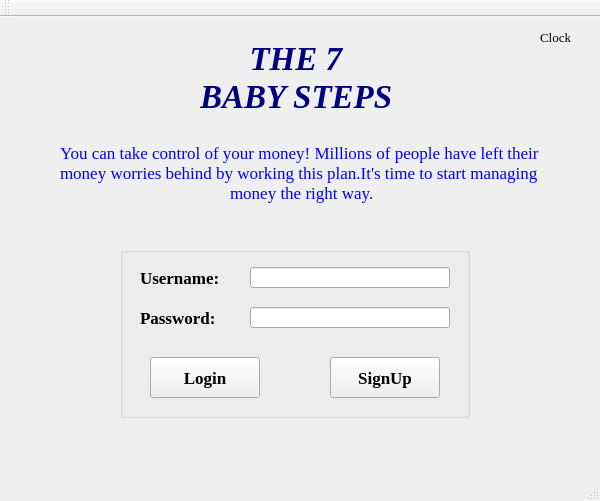
<?xml version="1.0" encoding="UTF-8"?>
<ui version="4.0">
 <class>BabyStepsClass</class>
 <widget class="QMainWindow" name="BabyStepsClass">
  <property name="geometry">
   <rect>
    <x>0</x>
    <y>0</y>
    <width>600</width>
    <height>501</height>
   </rect>
  </property>
  <property name="palette">
   <palette>
    <active>
     <colorrole role="WindowText">
      <brush brushstyle="SolidPattern">
       <color alpha="255">
        <red>85</red>
        <green>0</green>
        <blue>0</blue>
       </color>
      </brush>
     </colorrole>
    </active>
    <inactive>
     <colorrole role="WindowText">
      <brush brushstyle="SolidPattern">
       <color alpha="255">
        <red>85</red>
        <green>0</green>
        <blue>0</blue>
       </color>
      </brush>
     </colorrole>
    </inactive>
    <disabled>
     <colorrole role="WindowText">
      <brush brushstyle="SolidPattern">
       <color alpha="255">
        <red>0</red>
        <green>0</green>
        <blue>0</blue>
       </color>
      </brush>
     </colorrole>
    </disabled>
   </palette>
  </property>
  <property name="font">
   <font>
    <family>Times New Roman</family>
    <pointsize>9</pointsize>
   </font>
  </property>
  <property name="windowTitle">
   <string>BabySteps</string>
  </property>
  <property name="autoFillBackground">
   <bool>false</bool>
  </property>
  <widget class="QWidget" name="centralWidget">
   <widget class="QLabel" name="title">
    <property name="geometry">
     <rect>
      <x>200</x>
      <y>20</y>
      <width>201</width>
      <height>81</height>
     </rect>
    </property>
    <property name="palette">
     <palette>
      <active>
       <colorrole role="WindowText">
        <brush brushstyle="SolidPattern">
         <color alpha="255">
          <red>0</red>
          <green>0</green>
          <blue>127</blue>
         </color>
        </brush>
       </colorrole>
      </active>
      <inactive>
       <colorrole role="WindowText">
        <brush brushstyle="SolidPattern">
         <color alpha="255">
          <red>0</red>
          <green>0</green>
          <blue>127</blue>
         </color>
        </brush>
       </colorrole>
      </inactive>
      <disabled>
       <colorrole role="WindowText">
        <brush brushstyle="SolidPattern">
         <color alpha="255">
          <red>0</red>
          <green>0</green>
          <blue>0</blue>
         </color>
        </brush>
       </colorrole>
      </disabled>
     </palette>
    </property>
    <property name="font">
     <font>
      <family>Times New Roman</family>
      <pointsize>25</pointsize>
      <italic>true</italic>
      <bold>true</bold>
      <underline>false</underline>
      <strikeout>false</strikeout>
      <kerning>true</kerning>
     </font>
    </property>
    <property name="text">
     <string>      THE 7
BABY STEPS</string>
    </property>
   </widget>
   <widget class="QLabel" name="description">
    <property name="geometry">
     <rect>
      <x>60</x>
      <y>110</y>
      <width>491</width>
      <height>91</height>
     </rect>
    </property>
    <property name="palette">
     <palette>
      <active>
       <colorrole role="WindowText">
        <brush brushstyle="SolidPattern">
         <color alpha="255">
          <red>0</red>
          <green>0</green>
          <blue>255</blue>
         </color>
        </brush>
       </colorrole>
      </active>
      <inactive>
       <colorrole role="WindowText">
        <brush brushstyle="SolidPattern">
         <color alpha="255">
          <red>0</red>
          <green>0</green>
          <blue>255</blue>
         </color>
        </brush>
       </colorrole>
      </inactive>
      <disabled>
       <colorrole role="WindowText">
        <brush brushstyle="SolidPattern">
         <color alpha="255">
          <red>0</red>
          <green>0</green>
          <blue>0</blue>
         </color>
        </brush>
       </colorrole>
      </disabled>
     </palette>
    </property>
    <property name="font">
     <font>
      <family>Times New Roman</family>
      <pointsize>13</pointsize>
      <bold>false</bold>
     </font>
    </property>
    <property name="text">
     <string>You can take control of your money! Millions of people have left their
money worries behind by working this plan.It's time to start managing
                                        money the right way.</string>
    </property>
   </widget>
   <widget class="QGroupBox" name="groupBox">
    <property name="geometry">
     <rect>
      <x>120</x>
      <y>230</y>
      <width>350</width>
      <height>171</height>
     </rect>
    </property>
    <property name="font">
     <font>
      <family>Times New Roman</family>
      <pointsize>20</pointsize>
     </font>
    </property>
    <property name="title">
     <string/>
    </property>
    <widget class="QLabel" name="label">
     <property name="geometry">
      <rect>
       <x>20</x>
       <y>20</y>
       <width>101</width>
       <height>21</height>
      </rect>
     </property>
     <property name="palette">
      <palette>
       <active>
        <colorrole role="WindowText">
         <brush brushstyle="SolidPattern">
          <color alpha="255">
           <red>0</red>
           <green>0</green>
           <blue>0</blue>
          </color>
         </brush>
        </colorrole>
       </active>
       <inactive>
        <colorrole role="WindowText">
         <brush brushstyle="SolidPattern">
          <color alpha="255">
           <red>0</red>
           <green>0</green>
           <blue>0</blue>
          </color>
         </brush>
        </colorrole>
       </inactive>
       <disabled>
        <colorrole role="WindowText">
         <brush brushstyle="SolidPattern">
          <color alpha="255">
           <red>0</red>
           <green>0</green>
           <blue>0</blue>
          </color>
         </brush>
        </colorrole>
       </disabled>
      </palette>
     </property>
     <property name="font">
      <font>
       <family>Times New Roman</family>
       <pointsize>13</pointsize>
       <bold>true</bold>
      </font>
     </property>
     <property name="text">
      <string>Username:</string>
     </property>
    </widget>
    <widget class="QLabel" name="label_2">
     <property name="geometry">
      <rect>
       <x>20</x>
       <y>50</y>
       <width>101</width>
       <height>41</height>
      </rect>
     </property>
     <property name="palette">
      <palette>
       <active>
        <colorrole role="WindowText">
         <brush brushstyle="SolidPattern">
          <color alpha="255">
           <red>0</red>
           <green>0</green>
           <blue>0</blue>
          </color>
         </brush>
        </colorrole>
       </active>
       <inactive>
        <colorrole role="WindowText">
         <brush brushstyle="SolidPattern">
          <color alpha="255">
           <red>0</red>
           <green>0</green>
           <blue>0</blue>
          </color>
         </brush>
        </colorrole>
       </inactive>
       <disabled>
        <colorrole role="WindowText">
         <brush brushstyle="SolidPattern">
          <color alpha="255">
           <red>0</red>
           <green>0</green>
           <blue>0</blue>
          </color>
         </brush>
        </colorrole>
       </disabled>
      </palette>
     </property>
     <property name="font">
      <font>
       <family>Times New Roman</family>
       <pointsize>13</pointsize>
       <bold>true</bold>
      </font>
     </property>
     <property name="text">
      <string>Password:</string>
     </property>
    </widget>
    <widget class="QLineEdit" name="username">
     <property name="geometry">
      <rect>
       <x>130</x>
       <y>20</y>
       <width>200</width>
       <height>21</height>
      </rect>
     </property>
     <property name="font">
      <font>
       <family>Times New Roman</family>
       <pointsize>13</pointsize>
       <bold>false</bold>
      </font>
     </property>
     <property name="echoMode">
      <enum>QLineEdit::Normal</enum>
     </property>
    </widget>
    <widget class="QLineEdit" name="password">
     <property name="geometry">
      <rect>
       <x>130</x>
       <y>60</y>
       <width>200</width>
       <height>21</height>
      </rect>
     </property>
     <property name="font">
      <font>
       <family>Times New Roman</family>
       <pointsize>13</pointsize>
       <bold>false</bold>
      </font>
     </property>
     <property name="frame">
      <bool>true</bool>
     </property>
     <property name="echoMode">
      <enum>QLineEdit::Normal</enum>
     </property>
    </widget>
    <widget class="QPushButton" name="login">
     <property name="geometry">
      <rect>
       <x>30</x>
       <y>110</y>
       <width>110</width>
       <height>41</height>
      </rect>
     </property>
     <property name="font">
      <font>
       <family>Times New Roman</family>
       <pointsize>13</pointsize>
       <bold>true</bold>
      </font>
     </property>
     <property name="text">
      <string>Login</string>
     </property>
    </widget>
    <widget class="QPushButton" name="login_2">
     <property name="geometry">
      <rect>
       <x>210</x>
       <y>110</y>
       <width>110</width>
       <height>41</height>
      </rect>
     </property>
     <property name="font">
      <font>
       <family>Times New Roman</family>
       <pointsize>13</pointsize>
       <bold>true</bold>
      </font>
     </property>
     <property name="text">
      <string>SignUp</string>
     </property>
    </widget>
   </widget>
   <widget class="QLabel" name="icon">
    <property name="geometry">
     <rect>
      <x>90</x>
      <y>20</y>
      <width>81</width>
      <height>81</height>
     </rect>
    </property>
    <property name="text">
     <string/>
    </property>
    <property name="pixmap">
     <pixmap resource="BabySteps.qrc">:/BabySteps/dollar.png</pixmap>
    </property>
   </widget>
   <widget class="QLabel" name="clock">
    <property name="geometry">
     <rect>
      <x>540</x>
      <y>10</y>
      <width>51</width>
      <height>21</height>
     </rect>
    </property>
    <property name="palette">
     <palette>
      <active>
       <colorrole role="WindowText">
        <brush brushstyle="SolidPattern">
         <color alpha="255">
          <red>0</red>
          <green>0</green>
          <blue>0</blue>
         </color>
        </brush>
       </colorrole>
      </active>
      <inactive>
       <colorrole role="WindowText">
        <brush brushstyle="SolidPattern">
         <color alpha="255">
          <red>0</red>
          <green>0</green>
          <blue>0</blue>
         </color>
        </brush>
       </colorrole>
      </inactive>
      <disabled>
       <colorrole role="WindowText">
        <brush brushstyle="SolidPattern">
         <color alpha="255">
          <red>0</red>
          <green>0</green>
          <blue>0</blue>
         </color>
        </brush>
       </colorrole>
      </disabled>
     </palette>
    </property>
    <property name="font">
     <font>
      <family>Times New Roman</family>
      <pointsize>10</pointsize>
     </font>
    </property>
    <property name="text">
     <string>Clock</string>
    </property>
   </widget>
  </widget>
  <widget class="QToolBar" name="mainToolBar">
   <attribute name="toolBarArea">
    <enum>TopToolBarArea</enum>
   </attribute>
   <attribute name="toolBarBreak">
    <bool>false</bool>
   </attribute>
  </widget>
  <widget class="QStatusBar" name="statusBar"/>
  <widget class="QMenuBar" name="menuBar">
   <property name="geometry">
    <rect>
     <x>0</x>
     <y>0</y>
     <width>600</width>
     <height>20</height>
    </rect>
   </property>
  </widget>
 </widget>
 <layoutdefault spacing="6" margin="11"/>
 <resources>
  <include location="BabySteps.qrc"/>
 </resources>
 <connections/>
</ui>
